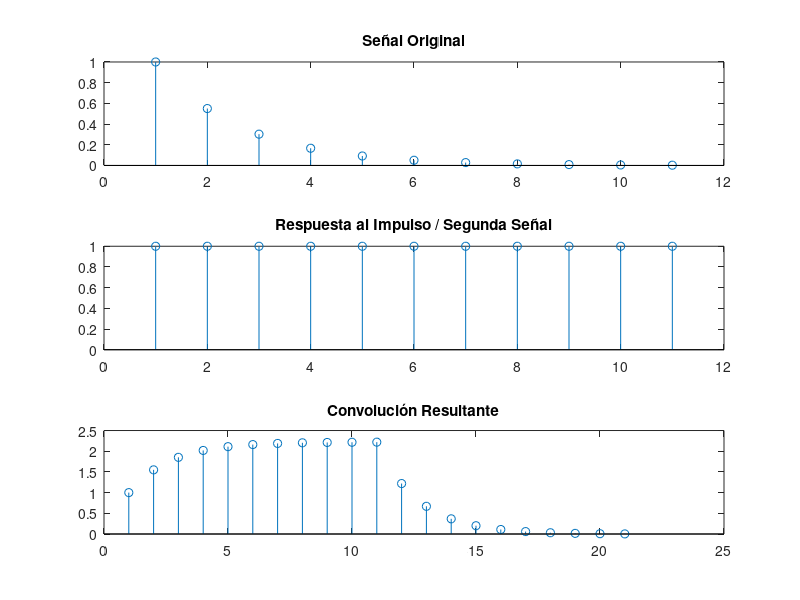

Write MATLAB code to recreate this figure.

n=-3:7;
x=0.55.^(n+3);
h=[1 1 1 1 1 1 1 1 1 1 1];
y=conv(x,h);
subplot(311) 
stem(x)
title('Señal Original')
subplot(312)
stem(h) % Usa stem para secuencias discretas 
title('Respuesta al Impulso / Segunda Señal')
subplot(313)
stem(y)
title('Convolución Resultante')
